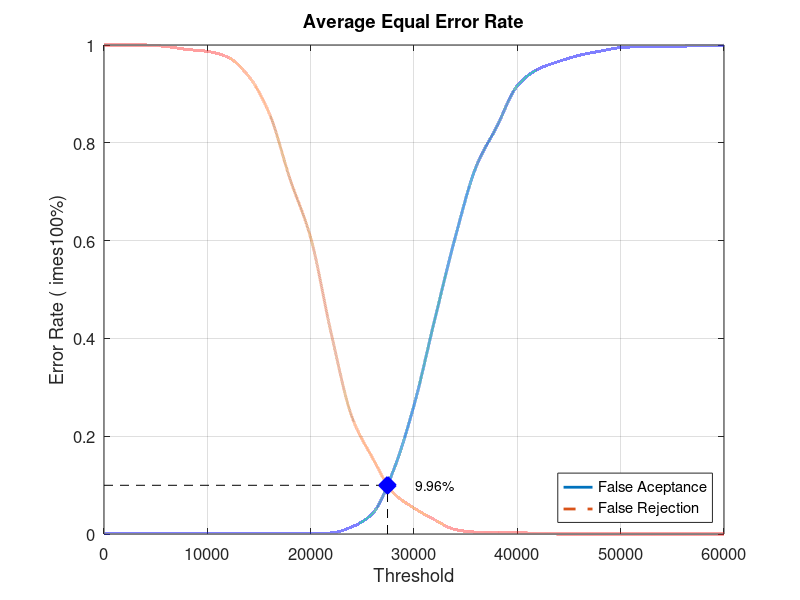
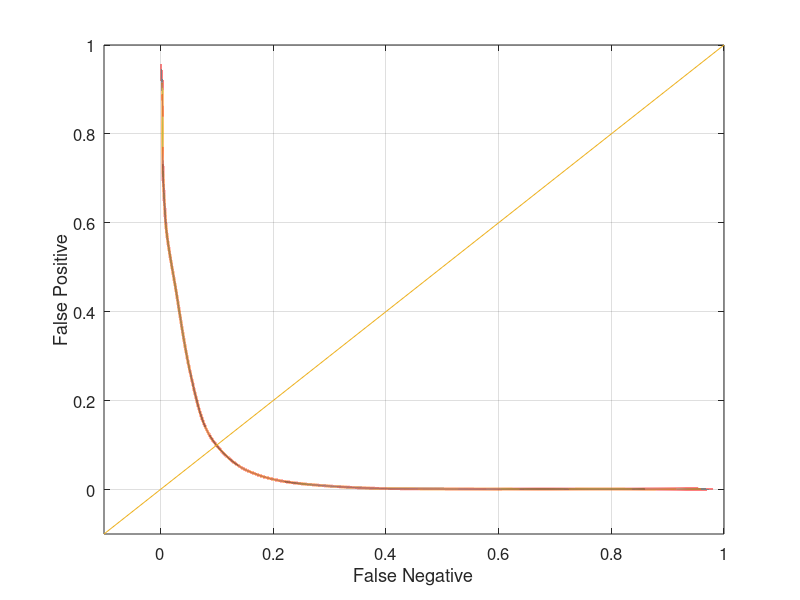

Source code (MATLAB) for these figures, in order:
close all;
clear;
clc;
x = 0:2000:60000;
xq = 0:0.5:60000;

y0 = [0 0.00105263 0.00105263 0.00105263 0.00105263 0.00105263 0.00105263 0.00105263 0.00105263 0.00105263 0.00105263 0.00210526 0.0147368 0.0421053 0.129474 0.263158 0.437895 0.607368 0.750526 0.832632 0.916842 0.950526 0.966316 0.978947 0.987368 0.994737 0.996842 0.997895 0.997895 0.998947 1]
yy0 = interp1(x, y0, xq, 'pchip');
y1 = [1 1 1 0.997 0.991 0.987 0.975 0.936 0.86 0.726 0.606 0.409 0.239 0.155 0.084 0.053 0.029 0.009 0.004 0.004 0.003 0.001 0 0 0 0 0 0 0 0 0]
yy1 = interp1(x, y1, xq, 'pchip');

% Calculating EER: 
y2 = abs(y0 - y1);
find(y2 == min(y2))
yy2 = abs(yy0 - yy1);
xEER = find(yy2 == min(yy2));
xEERIndex = xq(xEER) % X-axis EER
yEER = yy0(xEER) % Y-axis EER

main = figure
plot(xq, yy0,'-','LineWidth', 2);	hold on
plot(xq, yy1,'--','LineWidth', 2);	hold on
plot([xEERIndex xEERIndex], [0 yEER], 'k--');	hold on
plot([0 xEERIndex], [yEER yEER], 'k--');	hold on
plot(xEERIndex, yEER, 'bx', 'LineWidth', 10);	hold on
text(xEERIndex + 10 * xEERIndex / 100, yEER, [num2str(round((10000 * yEER)) / 100) '%'])
legend('False Aceptance', 'False Rejection', 'Location', 'SouthEast')
xlabel('Threshold')
ylabel('Error Rate (	imes100%)')
title('Average Equal Error Rate')
set(gca, 'FontSize', 12)
axis([0 60000 0 1])
grid on

print(main, 'Database2AverageMain', '-dpng');
FNRxFPR = figure('Color', [1 1 1]);
plot(yy1, yy0, '-', yy1, yy0, 'LineWidth', 2);
hold on
y = -0.1:0.1:1
plot(y, y); 
set(gca, 'FontSize', 12)
xlabel('False Negative')
ylabel('False Positive')
axis([-0.1 1 -0.1 1])
set(gca, 'FontSize', 12)
grid on

print(FNRxFPR, 'Database2AverageFNRxFPR','-dpng');
